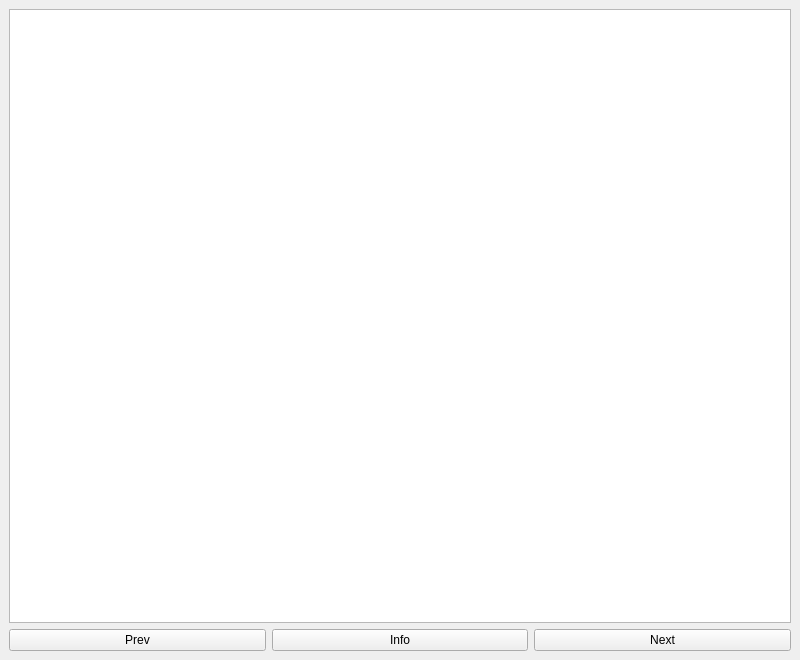
<?xml version="1.0" encoding="UTF-8"?>
<ui version="4.0">
 <class>MainWindow</class>
 <widget class="QMainWindow" name="MainWindow">
  <property name="geometry">
   <rect>
    <x>0</x>
    <y>0</y>
    <width>800</width>
    <height>660</height>
   </rect>
  </property>
  <property name="windowTitle">
   <string>WallpaperBrowser</string>
  </property>
  <widget class="QWidget" name="centralwidget">
   <layout class="QGridLayout" name="gridLayout">
    <item row="0" column="0" colspan="3">
     <widget class="QGraphicsView" name="graphicsView"/>
    </item>
    <item row="1" column="0">
     <widget class="QPushButton" name="pushButton_prev">
      <property name="text">
       <string>Prev</string>
      </property>
     </widget>
    </item>
    <item row="1" column="1">
     <widget class="QPushButton" name="pushButton_info">
      <property name="text">
       <string>Info</string>
      </property>
     </widget>
    </item>
    <item row="1" column="2">
     <widget class="QPushButton" name="pushButton_next">
      <property name="text">
       <string>Next</string>
      </property>
     </widget>
    </item>
   </layout>
  </widget>
  <widget class="QMenuBar" name="menubar">
   <property name="geometry">
    <rect>
     <x>0</x>
     <y>0</y>
     <width>800</width>
     <height>23</height>
    </rect>
   </property>
  </widget>
 </widget>
 <resources/>
 <connections/>
</ui>
